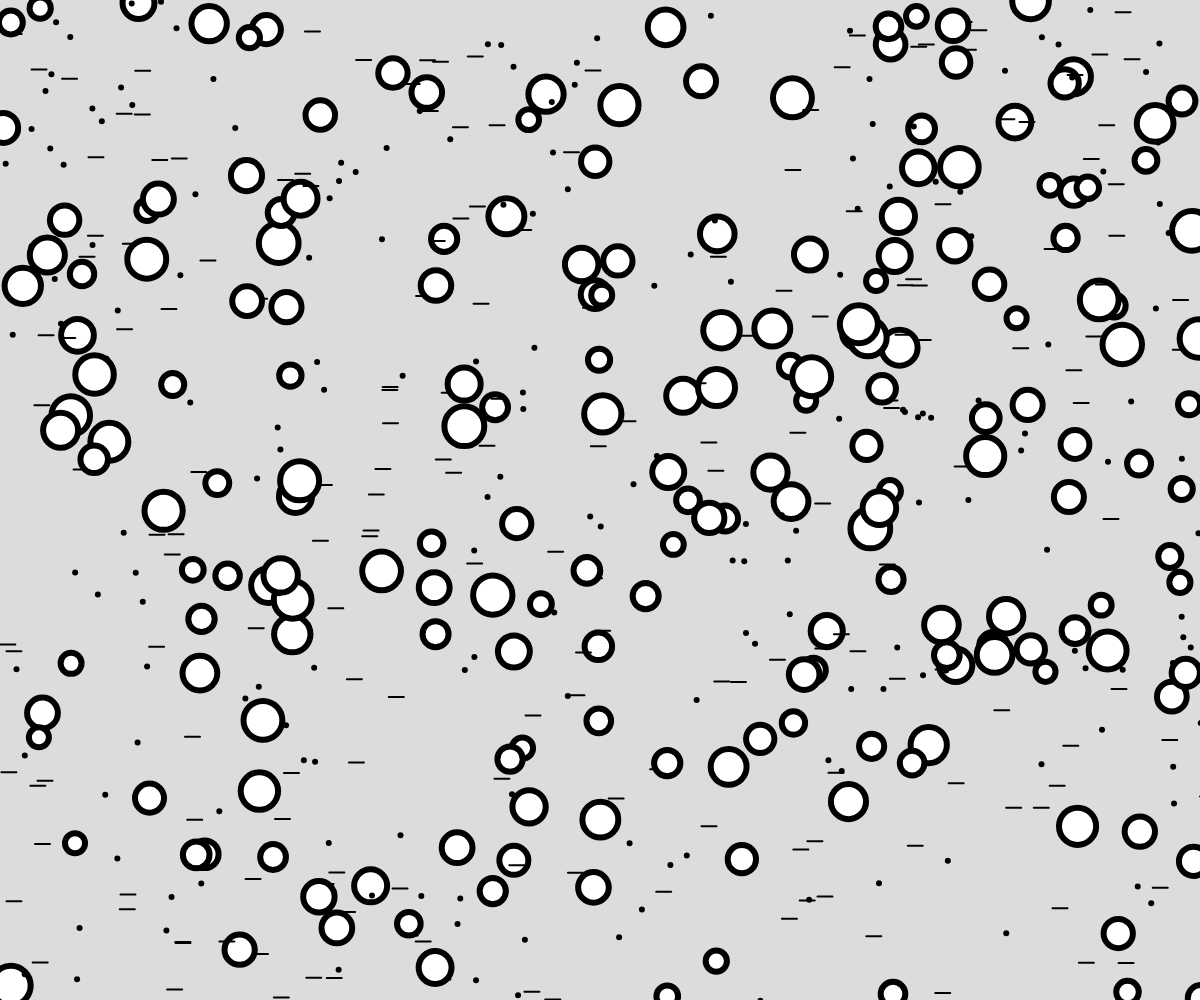
Frame 1 (no input)
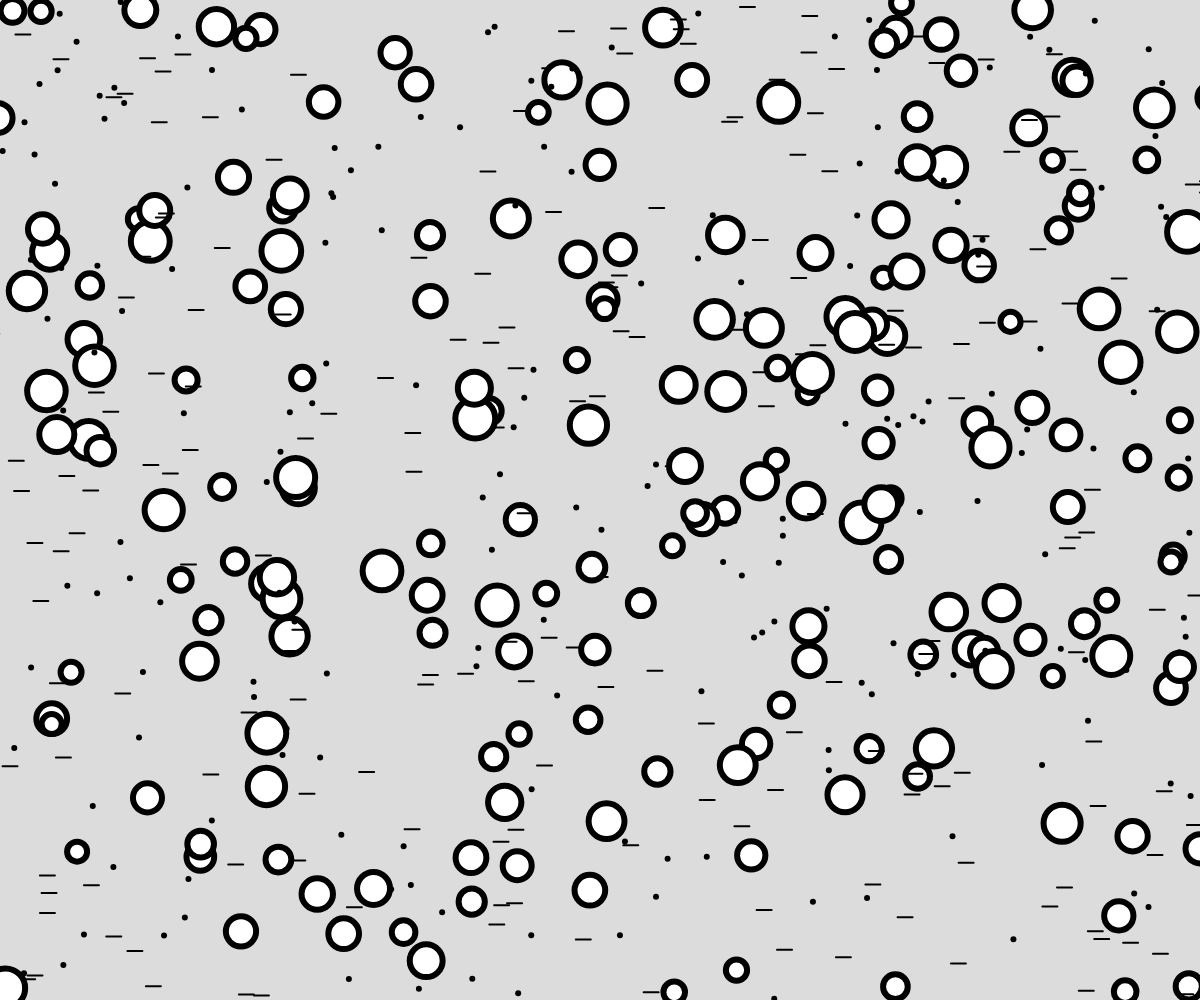
Frame 60 (no input)
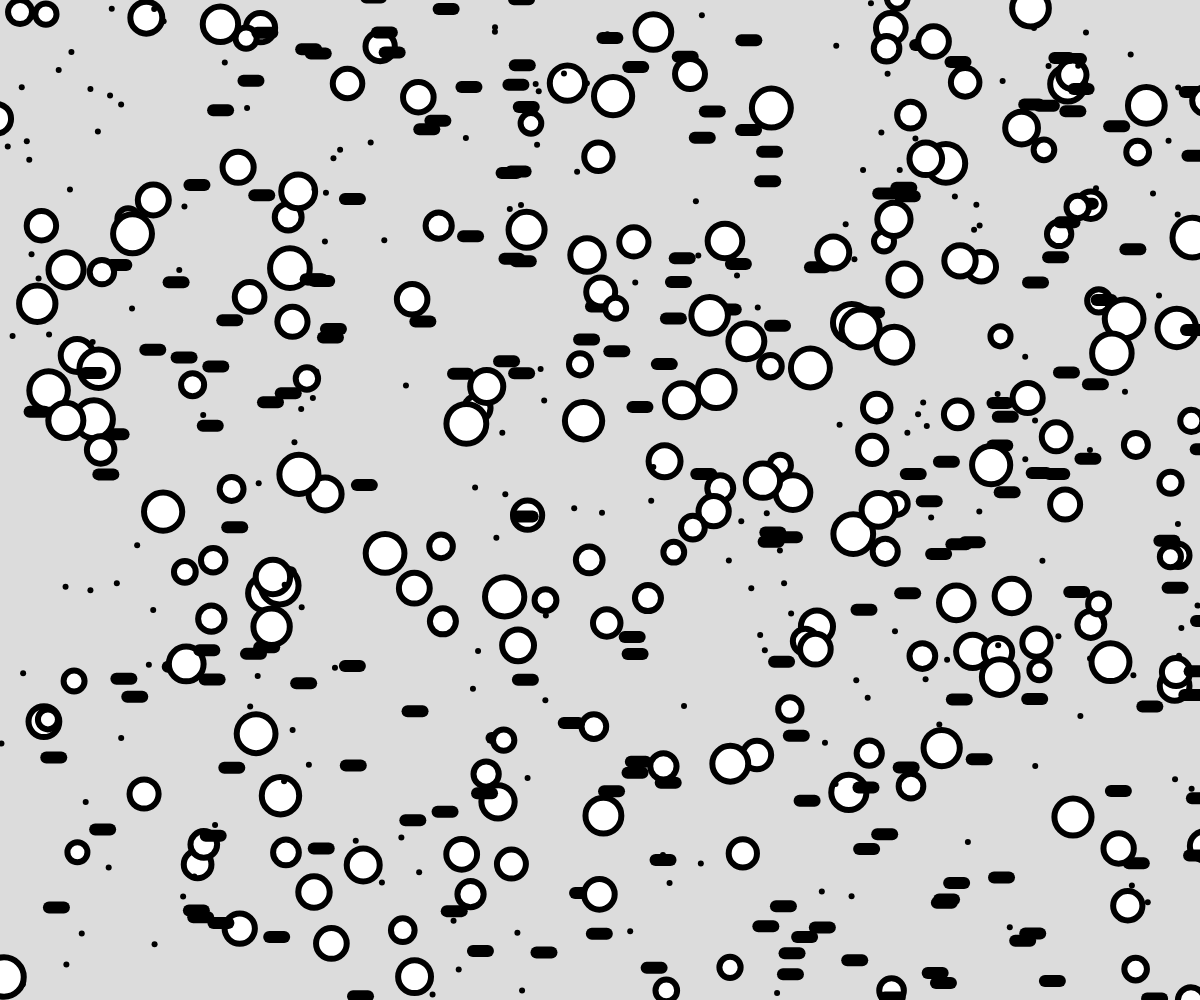
Frame 120 (the mouse pressed at the canvas centre since frame 60)

The p5.js sketch that drew these frames (run headless with seeded random() and noise() and a simulated clock; from frame 60 on, the mouse is pressed at the canvas centre):

// p5.js sketch
// ── sketch.js
// Objects and Inheritance
// Mr. Scott
// May 13, 2026
// Also - Splitting our project across several files

let objects = [];

function setup() {
  createCanvas(windowWidth, windowHeight);
  for(let i = 0; i < 200; i++){
    objects.push(new AnimatedObject(random(width), random(height)));
    objects.push(new CircleObject(random(width), random(height)));
    objects.push(new LineObject(random(width), random(height)));
  }
}

function draw() {
  background(220);
  for(let o of objects){
    o.move();
    o.display();
  }
}



// ── AnimatedObject.js
//Parent Class ("Super Class")
// --- if all classes in one file, this should occur first
class AnimatedObject{
  //constructor
  constructor(x,y){
    this.x = x; this.y = y; this.size = 6;
  }

  //class methods
  move(){ // add a "wiggle" effect
    this.x += random(-2, 2);
    this.y += random(-2, 2);
  }

  display(){
    strokeWeight(this.size);
    point(this.x, this.y);
  }
}
// ── CircleObject.js
//Child class #1 - Circle
class CircleObject extends AnimatedObject{
    constructor(x,y){
        super(x,y); //run parent class constructor
                    //we can also add on to whate was in the parent class
        this.size = random(20, 40);
    }

//no mention of move() ... we get an exact copy of move() from parent class

    display(){ //function override, copies overtop of the parent version
        if(dist(this.x, this.y, mouseX, mouseY) < this.size/2){
            fill(255, 0, 0);
        }
        else fill(255);

        circle(this.x, this.y, this.size);

}
}
// ── LineObject.js
//child class #2 - Line
class LineObject extends AnimatedObject{
    constructor(){
        super(random(width), random(height));
    }

    move(){ //Combo override, but build on parent
        super.move(); //run the parent's move()
        this.x -= 5;
        if(this.x < 0) this.x = width;

    }

    display(){  //full override (no reference to parent)
        if(mouseIsPressed){
            strokeWeight(12);
        }
        else strokeWeight(2);

        line(this.x, this.y, this.x + 15, this.y);

    }
}
